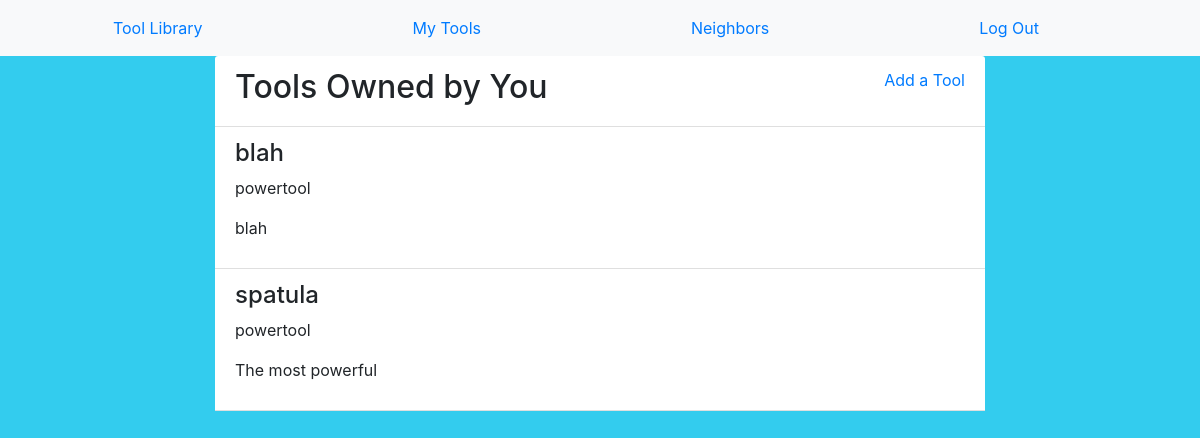
Before: /tools/mytools/2/ (signed in) with the older database file.
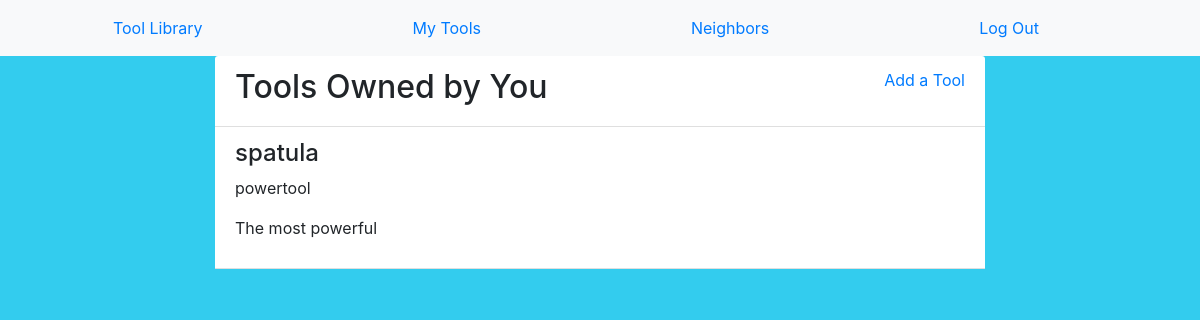
After: the same page with the newer database file.
### tools/models.py (models this page shows, shortened)
class Tool(models.Model):
    powertool = 'powertool'
    lawntool = 'lawntool'
    gardentool = 'gardentool'
    other = 'other'
    available_types = [
        (powertool, 'powertool'),
        (lawntool, 'lawntool'),
        (gardentool, 'gardentool'),
        (other, 'other'),
    ]
    name = models.CharField(max_length = 255)
    type = models.TextField(max_length = 255, choices = available_types)
    description = models.TextField(max_length = 255)
    borrowed = models.BooleanField()
    owner = models.ForeignKey(User, on_delete=models.CASCADE, null=True, blank=True)
    borrowing = models.ForeignKey(User, on_delete=models.CASCADE, null=True, blank=True, related_name="temp")

### tools/views.py (the view)
# urls.py: path('mytools/<str:selection>/', views.MyToolView.as_view(), name = "mytools"),
class MyToolView(generic.ListView):
    template_name = 'tools/mytools.html'
    model = Tool
    def get_queryset(self):
        queryset = Tool.objects.all()
        username = self.request.user.id
        if username is not None:
            queryset = queryset.filter(owner = username)
        return queryset

### tools/templates/tools/mytools.html
{% extends 'tools/base.html' %}
{% block content %}
<div class="row">
  <div class="col-8 offset-2">
    <div class="card-header bg-white d-flex justify-content-between">
      <h2>Tools Owned by You</h2>
      <a href="{% url 'tools:new' %}">Add a Tool</a>
    </div>
    {% for tool in object_list %}
    <div class="card-header bg-white">
      <h4>{{ tool.name }}</h4>
      <p>{{ tool.type }}</p>
      <p>{{ tool.description }}</p>
    </div>
    {% endfor %}
  </div>
</div>
{% endblock content %}

Changed rows visible on the page:
removed Tool: name "blah", type "powertool", description "blah"
